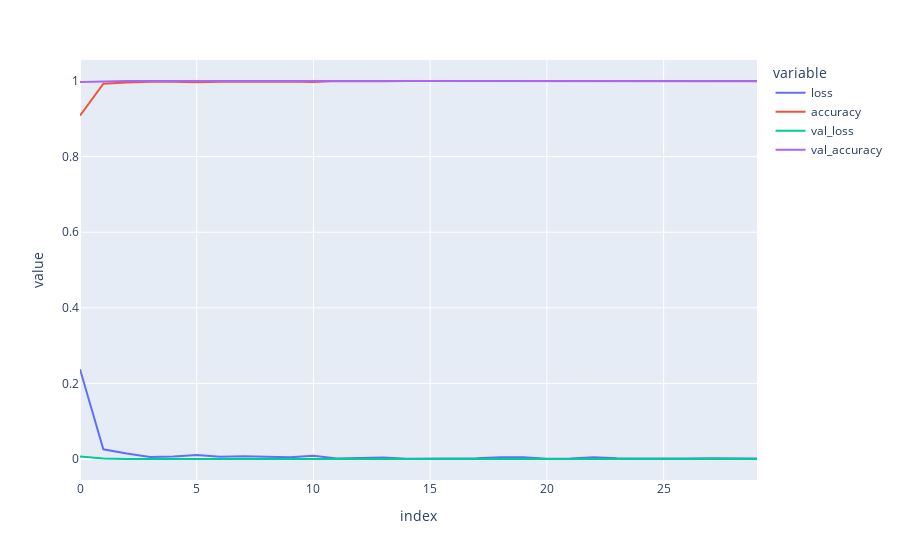

Notebook cell for this chart:
### Code cell
metrics = pd.DataFrame(history.history)
px.line(metrics)

### Figure 1 — Plotly figure (JSON) as saved in the notebook; plotly's stock layout.template omitted (floating-point values rounded to 4 significant figures)
{"data": [{"hovertemplate": "variable=loss<br>index=%{x}<br>value=%{y}<extra></extra>", "legendgroup": "loss", "line": {"color": "#636efa", "dash": "solid"}, "mode": "lines", "name": "loss", "orientation": "v", "showlegend": true, "type": "scatter", "x": [0, 1, 2, 3, 4, 5, 6, 7, 8, 9, 10, 11, 12, 13, 14, 15, 16, 17, 18, 19, 20, 21, 22, 23, 24, 25, 26, 27, 28, 29], "xaxis": "x", "y": [0.2375, 0.02554, 0.01432, 0.005405, 0.006499, 0.0107, 0.005895, 0.007576, 0.005981, 0.004832, 0.008649, 0.001259, 0.002626, 0.003864, 0.0009615, 0.001074, 0.002281, 0.00182, 0.004696, 0.004693, 0.0007126, 0.001543, 0.004701, 0.002063, 0.001488, 0.0005685, 0.001307, 0.0019, 0.001272, 0.001186], "yaxis": "y"}, {"hovertemplate": "variable=accuracy<br>index=%{x}<br>value=%{y}<extra></extra>", "legendgroup": "accuracy", "line": {"color": "#EF553B", "dash": "solid"}, "mode": "lines", "name": "accuracy", "orientation": "v", "showlegend": true, "type": "scatter", "x": [0, 1, 2, 3, 4, 5, 6, 7, 8, 9, 10, 11, 12, 13, 14, 15, 16, 17, 18, 19, 20, 21, 22, 23, 24, 25, 26, 27, 28, 29], "xaxis": "x", "y": [0.9084, 0.9928, 0.9958, 0.9983, 0.9977, 0.9969, 0.9982, 0.9975, 0.9982, 0.9984, 0.9972, 0.9998, 0.999, 0.999, 0.9997, 0.9997, 0.9992, 0.9996, 0.9987, 0.9988, 0.9998, 0.9995, 0.9992, 0.9996, 0.9994, 0.9999, 0.9997, 0.9993, 0.9997, 0.9996], "yaxis": "y"}, {"hovertemplate": "variable=val_loss<br>index=%{x}<br>value=%{y}<extra></extra>", "legendgroup": "val_loss", "line": {"color": "#00cc96", "dash": "solid"}, "mode": "lines", "name": "val_loss", "orientation": "v", "showlegend": true, "type": "scatter", "x": [0, 1, 2, 3, 4, 5, 6, 7, 8, 9, 10, 11, 12, 13, 14, 15, 16, 17, 18, 19, 20, 21, 22, 23, 24, 25, 26, 27, 28, 29], "xaxis": "x", "y": [0.006539, 0.001541, 7.477e-05, 1.441e-05, 4.753e-07, 8.973e-05, 1.516e-05, 1.791e-06, 1.344e-05, 1.896e-07, 5.097e-06, 1.327e-08, 1.378e-07, 1.723e-07, 2.859e-08, 1.25e-07, 2.149e-08, 1.958e-07, 3.492e-06, 5.546e-08, 3.582e-09, 5.307e-10, 2.654e-10, 6.634e-09, 1.612e-08, 1.061e-09, 1.181e-08, 4.776e-09, 0, 1.327e-10], "yaxis": "y"}, {"hovertemplate": "variable=val_accuracy<br>index=%{x}<br>value=%{y}<extra></extra>", "legendgroup": "val_accuracy", "line": {"color": "#ab63fa", "dash": "solid"}, "mode": "lines", "name": "val_accuracy", "orientation": "v", "showlegend": true, "type": "scatter", "x": [0, 1, 2, 3, 4, 5, 6, 7, 8, 9, 10, 11, 12, 13, 14, 15, 16, 17, 18, 19, 20, 21, 22, 23, 24, 25, 26, 27, 28, 29], "xaxis": "x", "y": [0.9972, 0.9994, 1, 1, 1, 1, 1, 1, 1, 1, 1, 1, 1, 1, 1, 1, 1, 1, 1, 1, 1, 1, 1, 1, 1, 1, 1, 1, 1, 1], "yaxis": "y"}], "layout": {"legend": {"title": {"text": "variable"}, "tracegroupgap": 0}, "margin": {"t": 60}, "xaxis": {"anchor": "y", "domain": [0, 1], "title": {"text": "index"}, "type": "linear", "range": [0, 29], "autorange": true}, "yaxis": {"anchor": "x", "domain": [0, 1], "title": {"text": "value"}, "type": "linear", "range": [-0.05556, 1.056], "autorange": true}, "autosize": true}}
